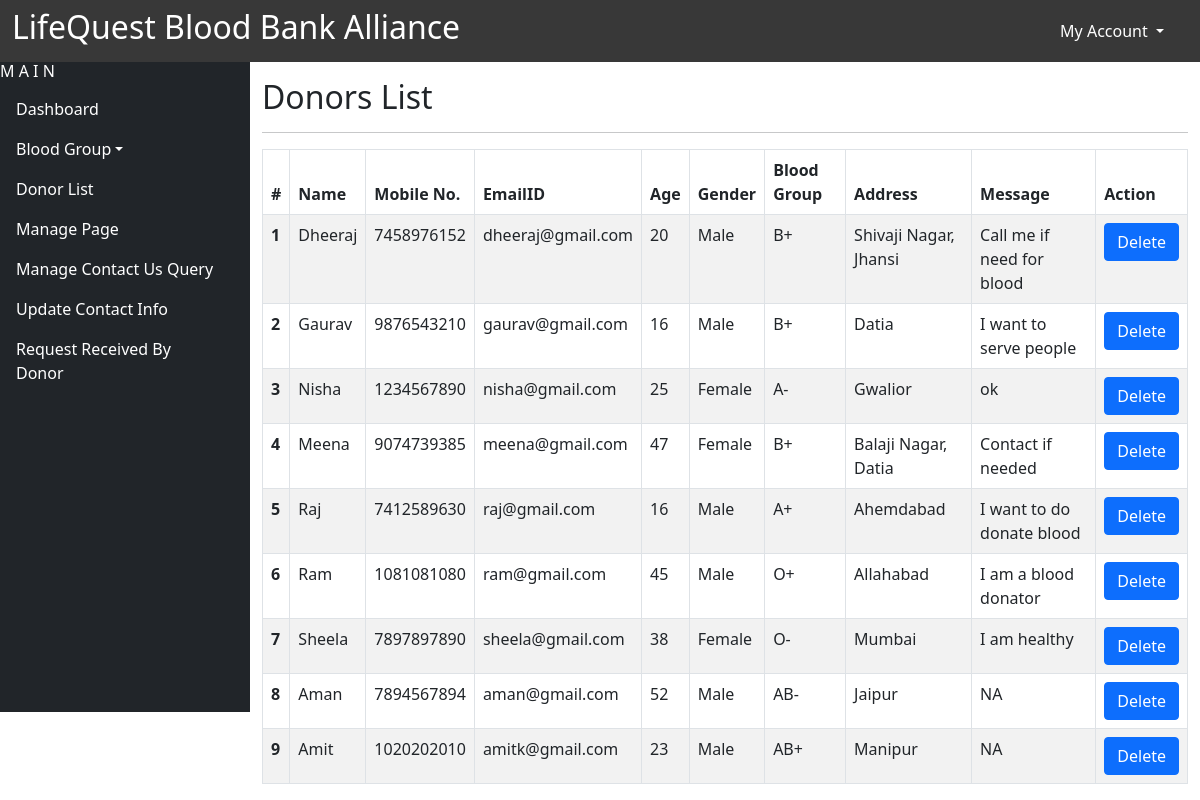
Page /LifeQuestBloodBank/admin/donor-list.php (signed in) on the committed database.
### tables this page shows
CREATE TABLE `theblooddonors` (
  `ID` int(11) NOT NULL AUTO_INCREMENT,
  `FullName` varchar(50) DEFAULT NULL,
  `ContactNumber` bigint(10) DEFAULT NULL,
  `Email` varchar(50) DEFAULT NULL,
  `Gender` varchar(20) DEFAULT NULL,
  `Age` int(11) DEFAULT NULL,
  `BloodGroup` varchar(20) DEFAULT NULL,
  `Address` varchar(120) DEFAULT NULL,
  `Message` mediumtext DEFAULT NULL,
  `PostingDate` timestamp NOT NULL DEFAULT current_timestamp(),
  `status` int(1) DEFAULT NULL,
  `Password` varchar(100) DEFAULT NULL,
  PRIMARY KEY (`ID`)
);

### LifeQuestBloodBank/admin/donor-list.php (the view, shortened to what this page needs)
<!doctype html>
<html lang="en" class="no-js">
<head>
	<link href="https://cdn.jsdelivr.net/npm/bootstrap@5.0.2/dist/css/bootstrap.min.css" rel="stylesheet">
</head>
<body>
<?php include('includes/header.php');?>
	<div class="container-fluid">
		<div class="row">
			<?php include('includes/leftbar.php');?>
			<div class="col" style="margin-top:62px;">
				<h2 class="pt-3">Donors List</h2>
            	<hr>
				<div class="table-responsive">
				 	<table class="table table-bordered table-hover table-striped">
  					<thead>
    					<tr>
      						<th scope="col">#</th>
      						<th scope="col">Name</th>
      						<th scope="col">Mobile No.</th>
      						<th scope="col">EmailID</th>
							<th scope="col">Age</th>
							<th scope="col">Gender</th>
							<th scope="col">Blood Group</th>
							<th scope="col">Address</th>
							<th scope="col">Message</th>
							<th scope="col">Action</th>
    					</tr>
  					</thead>
  					<tbody>
						<?php
					  		$sql = "SELECT * FROM `theblooddonors`";
         					$result = mysqli_query($conn, $sql);
							$count = 1;
         					while($row = mysqli_fetch_assoc($result))
							{
								$fname = $row['FullName'];
								$mobile = $row['ContactNumber'];
								$email = $row['Email'];
								$gender = $row['Gender'];
								$age = $row['Age'];
								$bloodgroup = $row['BloodGroup'];
								$address = $row['Address'];
								$msg = $row['Message'];
          						?>
    							<tr>
									<th><?php echo $count;?></th>
      					 			<td><?php echo $fname;?></td>
						 			<td><?php echo $mobile;?></td>
      					 			<td><?php echo $email;?></td>
      					 			<td><?php echo $age;?></td>
									<td><?php echo $gender;?></td>
      					 			<td><?php echo $bloodgroup;?></td>
      					 			<td><?php echo $address;?></td>
						 			<td><?php echo $msg;?></td>
									<td>
							   			<button  class="btn btn-primary">
										   <a style="color:white; text-decoration:none;" href="donor-list.php?del=<?php echo  $row['ID']; ?>" onclick="return del()">Delete</a>
							   			</button>
							   		</td>
								</tr>
								<?php
						 			$count++;
						 	}
		 				?>
  					</tbody>
					</table>
				</div>
			</div>
		</div>
	</div>
</body>
</html>

### rows in the picture
theblooddonors: FullName "Dheeraj", ContactNumber "7458976152", Email "dheeraj@gmail.com", Age "20", Gender "Male", BloodGroup "B+", Address "Shivaji Nagar, Jhansi", Message "Call me if need for blood"
theblooddonors: FullName "Gaurav", ContactNumber "9876543210", Email "gaurav@gmail.com", Age "16", Gender "Male", BloodGroup "B+", Address "Datia", Message "I want to serve people"
theblooddonors: FullName "Nisha", ContactNumber "1234567890", Email "nisha@gmail.com", Age "25", Gender "Female", BloodGroup "A-", Address "Gwalior", Message "ok"
theblooddonors: FullName "Meena", ContactNumber "9074739385", Email "meena@gmail.com", Age "47", Gender "Female", BloodGroup "B+", Address "Balaji Nagar, Datia", Message "Contact if needed"
theblooddonors: FullName "Raj", ContactNumber "7412589630", Email "raj@gmail.com", Age "16", Gender "Male", BloodGroup "A+", Address "Ahemdabad", Message "I want to do donate blood"
theblooddonors: FullName "Ram", ContactNumber "1081081080", Email "ram@gmail.com", Age "45", Gender "Male", BloodGroup "O+", Address "Allahabad", Message "I am a blood donator"
theblooddonors: FullName "Sheela", ContactNumber "7897897890", Email "sheela@gmail.com", Age "38", Gender "Female", BloodGroup "O-", Address "Mumbai", Message "I am healthy"
theblooddonors: FullName "Aman", ContactNumber "7894567894", Email "aman@gmail.com", Age "52", Gender "Male", BloodGroup "AB-", Address "Jaipur", Message "NA"
theblooddonors: FullName "Amit", ContactNumber "1020202010", Email "amitk@gmail.com", Age "23", Gender "Male", BloodGroup "AB+", Address "Manipur", Message "NA"
